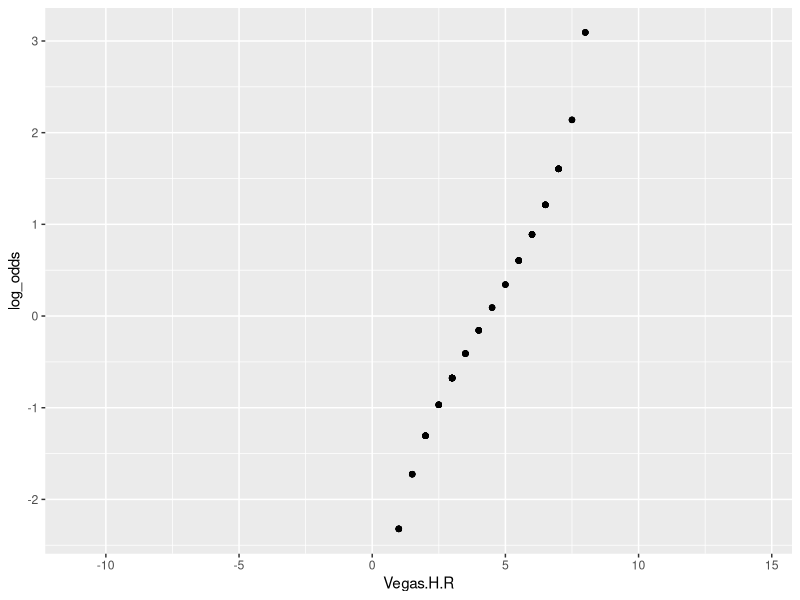
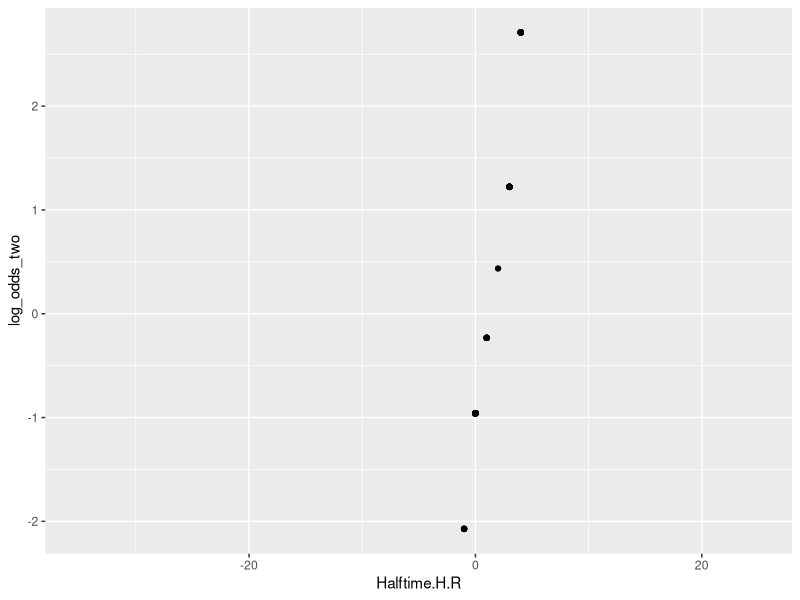
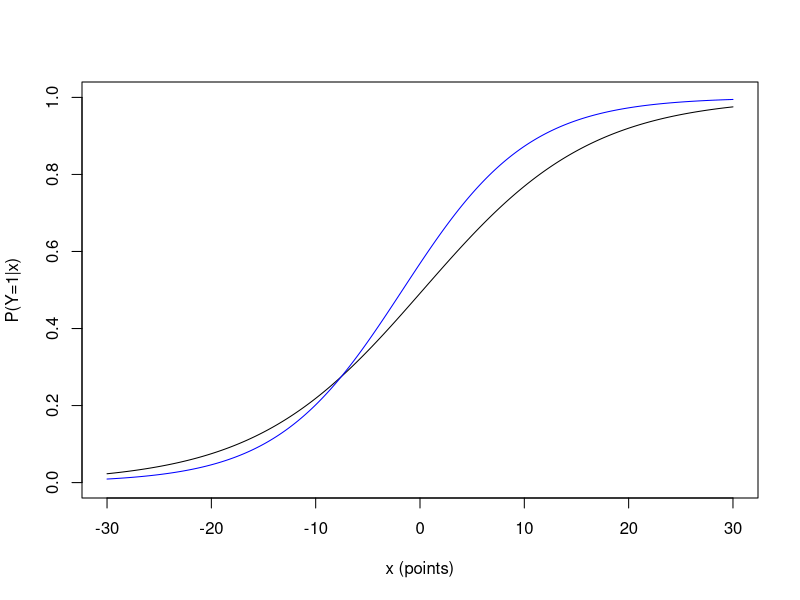

Here is the R script that generated these plots, in order:
## ---- chunk 1
knitr::opts_chunk$set(echo = TRUE)
## ---- chunk 2
# Import Libraries 
library(tidyverse)
## ---- chunk 3
# Load in data 
footballdata <- read.table("NFL2010.txt", head = T, sep = ",")
## ---- chunk 4
modeldata <- footballdata %>%
  mutate(response1 = case_when(
    Home.win == "home win" ~ 1,
    Home.win == "road win" ~ 0
  ))


model1 <- glm(response1 ~ Vegas.H.R, data = modeldata, family = "binomial")
summary(model1)
## ---- chunk 5
model2 <- glm(response1 ~ Halftime.H.R, data = modeldata,family = "binomial")
summary(model2)
## ---- chunk 6
# get predicted values and log odds
modeldata <- modeldata %>%
  mutate(predicted_values = predict(model1)) %>%
  mutate(log_odds = log(predicted_values/(1- predicted_values))) 

assumption_plot <- modeldata %>%
  ggplot(aes(x = Vegas.H.R, y = log_odds)) +
  geom_point() 

assumption_plot

# get predicted values and log odds
modeldata <- modeldata %>%
  mutate(predicted_values2 = predict(model2)) %>%
  mutate(log_odds_two = log(predicted_values2/(1- predicted_values2))) 

assumption_plot2 <- modeldata %>%
  ggplot(aes(x = Halftime.H.R, y = log_odds_two)) +
  geom_point() 

assumption_plot2
## ---- chunk 7
model3 <- glm(response1 ~ factor(Vegas.H.R), data = modeldata, family = "binomial")
summary(model3)

model4 <- glm(response1 ~ factor(Halftime.H.R), data = modeldata, family = "binomial")
summary(model4)
## ---- chunk 8
# make an empty graph with the correct limits 
plot(0,0, xlim = c(-30,30), ylim = c(0,1), type = "n", xlab = "x (points)", ylab = "P(Y=1|x)")

# add the two lines (change beta0 and beta1 to numbers from your fits) 
# model 1
lines(seq(-30,30,.1), 1/(1+exp(-(-0.03457+0.12389*seq(-30,30,.1))))) 
# model 2: uses half time
lines(seq(-30,30,.1), 1/(1+exp(-(0.27694+0.16517*seq(-30,30,.1)))), col="blue")
## ---- chunk 9
model5 <- glm(response1 ~ Vegas.H.R + Halftime.H.R, data = modeldata, family = "binomial")
summary(model5)
